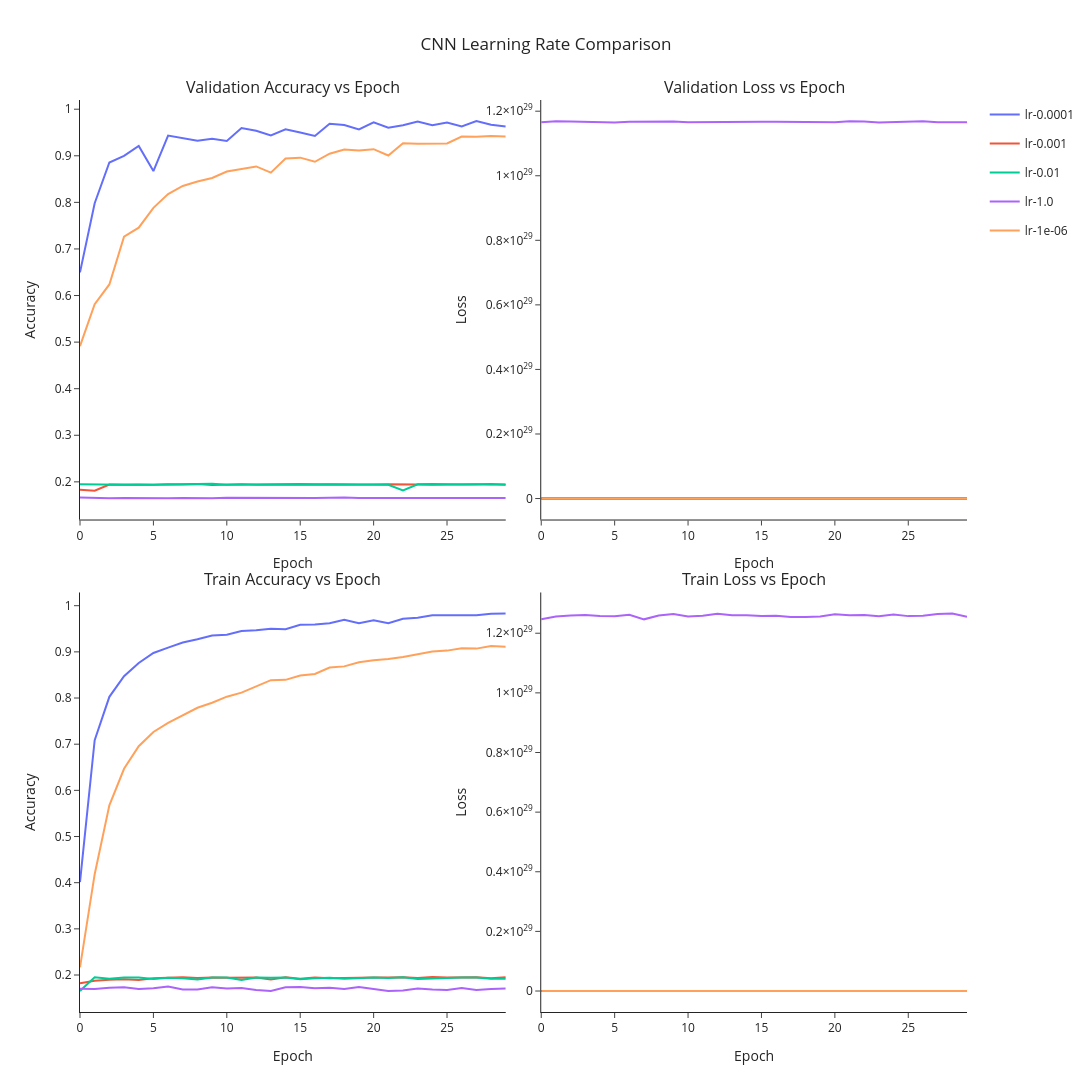

Notebook cell for this chart:
### Code cell
plot_comparison(metric_learning_rates, "CNN Learning Rate Comparison", splits=("val","train"), split_subplots=True, file_name="cnn_learning_rate_2_blood_mnist")
